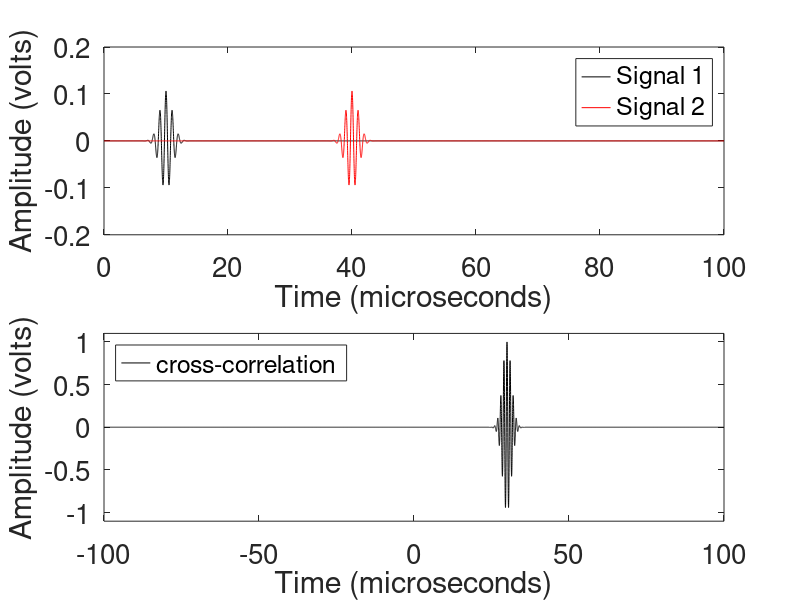

This chart was generated by the following MATLAB code:
clear;
close;
home;

pkg load signal

%Define a gaussian pulse
fs = 100.0e6; %Hz
dt = 1/fs; %seconds
T = 100e-6; %seconds
t = dt:dt:T; %seconds
mu1 = 10e-6; %seconds
sigma1 = 1.0e-6; %seconds
f_center = 1.0e6; %Hz
mu2 = 40e-6; %seconds
sigma2 = sigma1;
signal_1 = cos(2*pi*f_center*t).*exp(-0.5*(t-mu1).*(t-mu1)/sigma1/sigma1);
signal_2 = cos(2*pi*f_center*t).*exp(-0.5*(t-mu2).*(t-mu2)/sigma2/sigma2);
signal_1 = signal_1/sqrt(sum(signal_1.*signal_1));
signal_2 = signal_2/sqrt(sum(signal_2.*signal_2));

[R,lag] = xcorr(signal_2,signal_1);
[R_max,R_index] = max(R);
best_lag = lag(R_index);
time_lag = best_lag*dt;

display("Comparison between cross-correlation lag and true lag (microseonds)")
display([time_lag*1e6 (mu2-mu1)*1e6])

figure(1)
subplot(2,1,1)
plot(t*1e6,signal_1,'color','black');
hold on
plot(t*1e6,signal_2,'color','red');
axis([0 T*1e6 -0.2 0.2]);
set(gca(),'fontsize',20);
xlabel('Time (microseconds)');
ylabel('Amplitude (volts)');
legend('Signal 1','Signal 2')
subplot(2,1,2)
plot(lag*dt*1e6,R,'color','black');
axis([-T*1e6 T*1e6 -1.1 1.1])
xlabel('Time (microseconds)');
ylabel('Amplitude (volts)');
set(gca(),'fontsize',20);
h = legend('cross-correlation')
set(h,'location','northwest');
